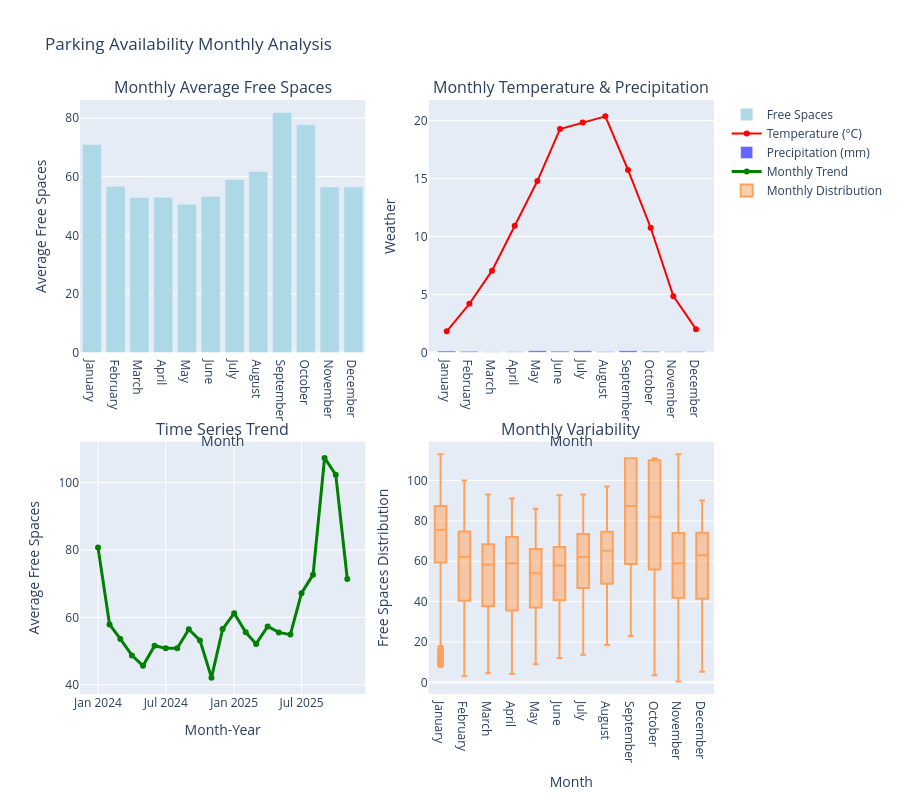

This figure's notebook cell:
### Markdown cell above
## 7. Availability Analysis by Months

### Code cell
# Monthly availability analysis
monthly_stats = df.groupby(['month_number', 'month_name']).agg({
    'avg_free_spaces': ['mean', 'std'],
    'temperature_2m': 'mean',
    'precipitation': 'mean'
}).round(2)

monthly_stats.columns = ['avg_free_spaces', 'std_free_spaces', 'avg_temp', 'avg_precip']
monthly_stats.reset_index(inplace=True)

print("Monthly Availability Statistics:")
print(monthly_stats)

# Time series by month
monthly_trend = df.groupby('month_year').agg({
    'avg_free_spaces': 'mean',
    'temperature_2m': 'mean',
    'precipitation': 'mean'
}).round(2)

monthly_trend.reset_index(inplace=True)
monthly_trend['month_year_str'] = monthly_trend['month_year'].astype(str)

print("\nMonthly Trend Over Time:")
print(monthly_trend)

# Create monthly analysis plots
fig = make_subplots(rows=2, cols=2,
                    subplot_titles=('Monthly Average Free Spaces', 'Monthly Temperature & Precipitation',
                                  'Time Series Trend', 'Monthly Variability'),
                    vertical_spacing=0.15, horizontal_spacing=0.1)

# Monthly averages
fig.add_trace(go.Bar(
    x=monthly_stats['month_name'],
    y=monthly_stats['avg_free_spaces'],
    name='Free Spaces',
    marker_color='lightblue'
), row=1, col=1)

# Temperature and precipitation by month
fig.add_trace(go.Scatter(
    x=monthly_stats['month_name'],
    y=monthly_stats['avg_temp'],
    mode='lines+markers',
    name='Temperature (°C)',
    line=dict(color='red'),
    yaxis='y2'
), row=1, col=2)

fig.add_trace(go.Bar(
    x=monthly_stats['month_name'],
    y=monthly_stats['avg_precip'],
    name='Precipitation (mm)',
    marker_color='blue',
    opacity=0.6
), row=1, col=2)

# Time series trend
if len(monthly_trend) > 1:
    fig.add_trace(go.Scatter(
        x=monthly_trend['month_year_str'],
        y=monthly_trend['avg_free_spaces'],
        mode='lines+markers',
        name='Monthly Trend',
        line=dict(color='green', width=3)
    ), row=2, col=1)

# Monthly variability (box plot data preparation)
fig.add_trace(go.Box(
    y=df['avg_free_spaces'],
    x=df['month_name'],
    name='Monthly Distribution'
), row=2, col=2)

fig.update_layout(
    title='Parking Availability Monthly Analysis',
    height=800,
    showlegend=True
)

fig.update_xaxes(title_text="Month", row=1, col=1)
fig.update_xaxes(title_text="Month", row=1, col=2)
fig.update_xaxes(title_text="Month-Year", row=2, col=1)
fig.update_xaxes(title_text="Month", row=2, col=2)

fig.update_yaxes(title_text="Average Free Spaces", row=1, col=1)
fig.update_yaxes(title_text="Weather", row=1, col=2)
fig.update_yaxes(title_text="Average Free Spaces", row=2, col=1)
fig.update_yaxes(title_text="Free Spaces Distribution", row=2, col=2)

fig.show()

### Figure 1 — Plotly figure (JSON) as saved in the notebook; plotly's stock layout.template omitted (floating-point values rounded to 4 significant figures; data arrays with more than 128 entries replaced by an {"elided": "..."} marker saying what was removed)
{"data": [{"marker": {"color": "lightblue"}, "name": "Free Spaces", "type": "bar", "x": ["January", "February", "March", "April", "May", "June", "July", "August", "September", "October", "November", "December"], "xaxis": "x", "y": [70.97, 56.75, 52.88, 53.01, 50.58, 53.23, 59.03, 61.78, 81.89, 77.76, 56.52, 56.53], "yaxis": "y"}, {"line": {"color": "red"}, "mode": "lines+markers", "name": "Temperature (°C)", "type": "scatter", "x": ["January", "February", "March", "April", "May", "June", "July", "August", "September", "October", "November", "December"], "xaxis": "x2", "y": [1.82, 4.2, 7.06, 10.94, 14.79, 19.28, 19.84, 20.37, 15.75, 10.76, 4.86, 2.01], "yaxis": "y2"}, {"marker": {"color": "blue"}, "name": "Precipitation (mm)", "opacity": 0.6, "type": "bar", "x": ["January", "February", "March", "April", "May", "June", "July", "August", "September", "October", "November", "December"], "xaxis": "x2", "y": [0.12, 0.1, 0.05, 0.06, 0.14, 0.11, 0.14, 0.07, 0.14, 0.1, 0.06, 0.09], "yaxis": "y2"}, {"line": {"color": "green", "width": 3}, "mode": "lines+markers", "name": "Monthly Trend", "type": "scatter", "x": ["2024-01", "2024-02", "2024-03", "2024-04", "2024-05", "2024-06", "2024-07", "2024-08", "2024-09", "2024-10", "2024-11", "2024-12", "2025-01", "2025-02", "2025-03", "2025-04", "2025-05", "2025-06", "2025-07", "2025-08", "2025-09", "2025-10", "2025-11"], "xaxis": "x3", "y": [80.7, 57.89, 53.61, 48.73, 45.62, 51.57, 50.87, 50.87, 56.47, 53.18, 42.13, 56.53, 61.24, 55.57, 52.14, 57.29, 55.54, 54.89, 67.19, 72.68, 107.3, 102.3, 71.38], "yaxis": "y3"}, {"name": "Monthly Distribution", "type": "box", "x": {"elided": "16777 str values"}, "xaxis": "x4", "y": {"elided": "16777 float values"}, "yaxis": "y4"}], "layout": {"annotations": [{"font": {"size": 16}, "showarrow": false, "text": "Monthly Average Free Spaces", "x": 0.225, "xanchor": "center", "xref": "paper", "y": 1, "yanchor": "bottom", "yref": "paper"}, {"font": {"size": 16}, "showarrow": false, "text": "Monthly Temperature & Precipitation", "x": 0.775, "xanchor": "center", "xref": "paper", "y": 1, "yanchor": "bottom", "yref": "paper"}, {"font": {"size": 16}, "showarrow": false, "text": "Time Series Trend", "x": 0.225, "xanchor": "center", "xref": "paper", "y": 0.425, "yanchor": "bottom", "yref": "paper"}, {"font": {"size": 16}, "showarrow": false, "text": "Monthly Variability", "x": 0.775, "xanchor": "center", "xref": "paper", "y": 0.425, "yanchor": "bottom", "yref": "paper"}], "height": 800, "showlegend": true, "title": {"text": "Parking Availability Monthly Analysis"}, "xaxis": {"anchor": "y", "domain": [0, 0.45], "title": {"text": "Month"}}, "xaxis2": {"anchor": "y2", "domain": [0.55, 1], "title": {"text": "Month"}}, "xaxis3": {"anchor": "y3", "domain": [0, 0.45], "title": {"text": "Month-Year"}}, "xaxis4": {"anchor": "y4", "domain": [0.55, 1], "title": {"text": "Month"}}, "yaxis": {"anchor": "x", "domain": [0.575, 1], "title": {"text": "Average Free Spaces"}}, "yaxis2": {"anchor": "x2", "domain": [0.575, 1], "title": {"text": "Weather"}}, "yaxis3": {"anchor": "x3", "domain": [0, 0.425], "title": {"text": "Average Free Spaces"}}, "yaxis4": {"anchor": "x4", "domain": [0, 0.425], "title": {"text": "Free Spaces Distribution"}}}}
